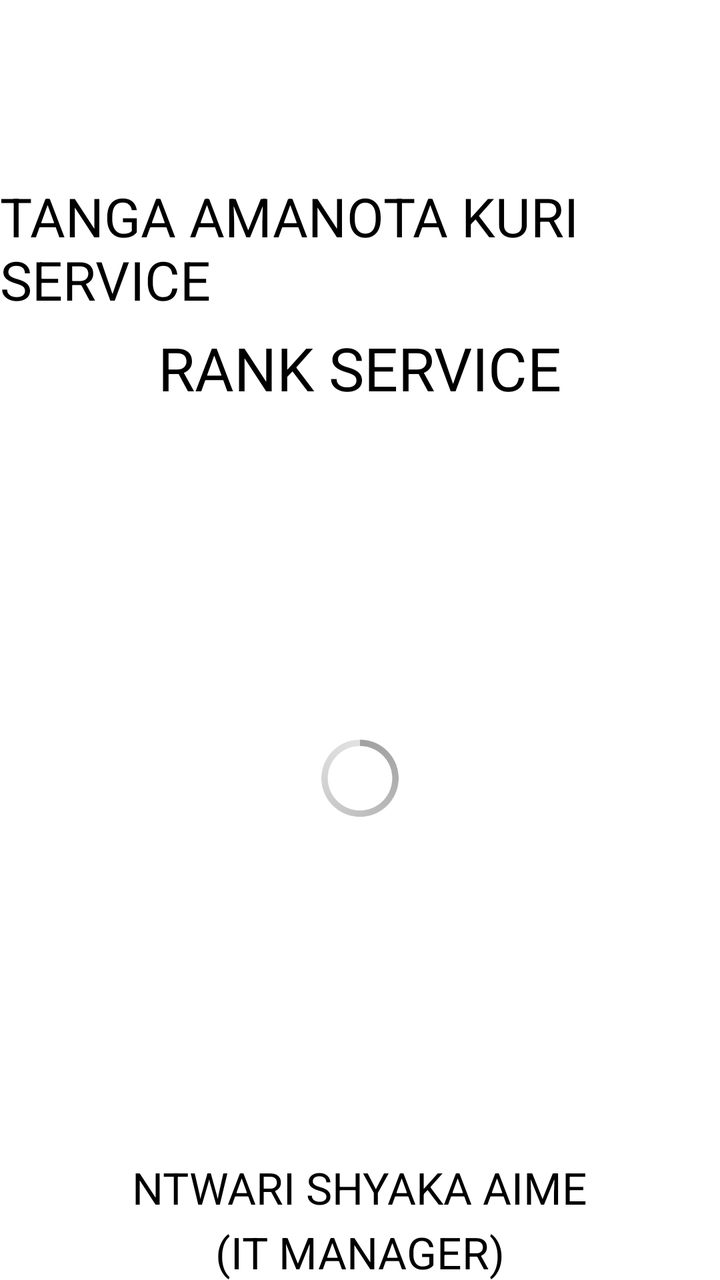
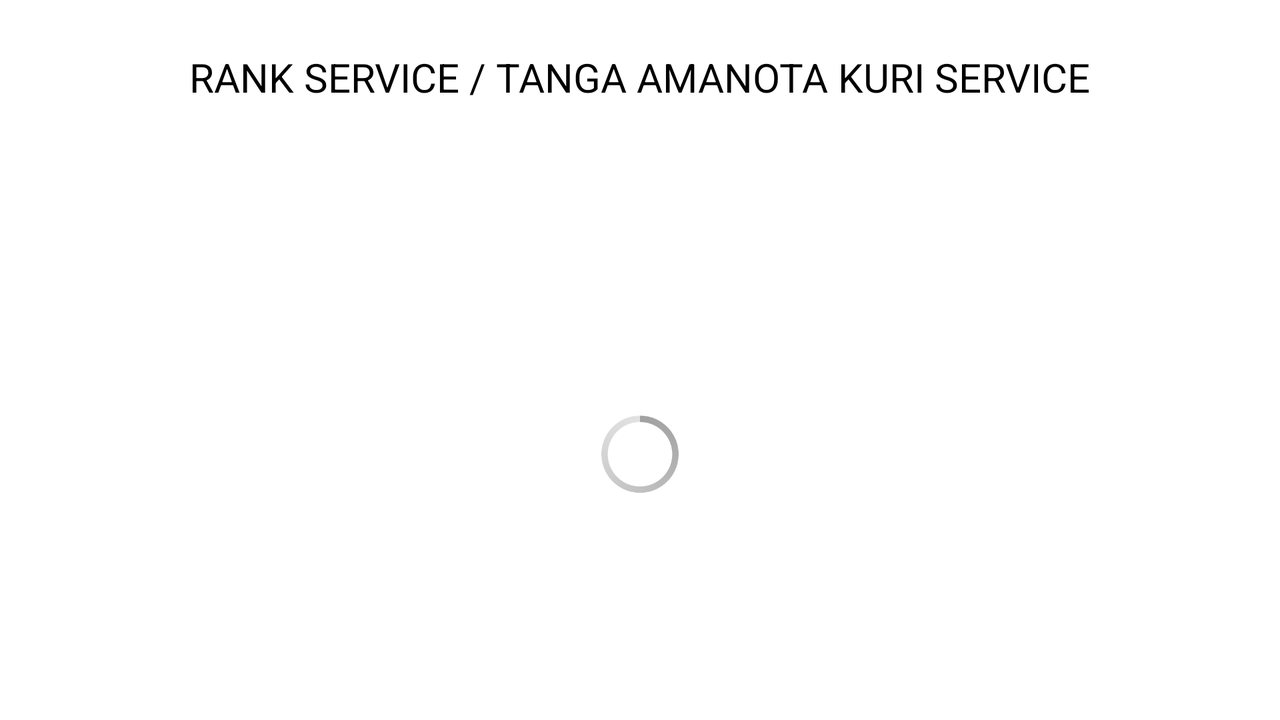

An Android layout and its configuration variant, each rendered on a device that would load it. The default file and the variant file are quoted in full after the pictures.
<!-- AndroidManifest.xml: application theme AppTheme -->
<!-- res/layout/employee_rank_activity.xml -->
<LinearLayout xmlns:android="http://schemas.android.com/apk/res/android"
    android:layout_width="fill_parent"
    android:layout_height="fill_parent"
    android:background="#fff"
    android:orientation="vertical">

    <TextView
        android:id="@+id/tvKinyarwandaTitle"
        android:layout_width="wrap_content"
        android:layout_height="wrap_content"
        android:layout_gravity="center"
        android:layout_marginBottom="5dp"
        android:layout_marginTop="90dp"
        android:text="@string/tanga_amanota_kuri_service"
        android:textColor="#000"
        android:textSize="27sp" />

    <TextView
        android:id="@+id/tvEnglishTitle"
        android:layout_width="wrap_content"
        android:layout_height="wrap_content"
        android:layout_gravity="center"
        android:layout_marginBottom="10dp"
        android:layout_marginTop="1dp"
        android:text="@string/vote_for_service_received"
        android:textColor="#000"
        android:textSize="30sp" />


    <RelativeLayout
        android:layout_width="350dp"
        android:layout_height="350dp"
        android:layout_gravity="center">

        <ImageView
            android:id="@+id/ivEmployeeImage"
            android:layout_width="fill_parent"
            android:layout_height="fill_parent"
            android:layout_centerHorizontal="true"
            android:layout_centerVertical="true" />

        <ProgressBar
            android:id="@+id/progressBar"
            style="?android:attr/progressBarStyleLarge"
            android:layout_width="@dimen/progress_bar_width"
            android:layout_height="@dimen/progress_bar_height"
            android:layout_centerHorizontal="true"
            android:layout_centerVertical="true" />

    </RelativeLayout>

    <TextView
        android:id="@+id/tvEmployeeName"
        android:layout_width="wrap_content"
        android:layout_height="wrap_content"
        android:layout_gravity="center"
        android:textColor="#000"
        android:textSize="22sp"
        android:layout_marginTop="15dp"
        android:text="NTWARI SHYAKA AIME" />

    <TextView
        android:id="@+id/tvEmployeeRole"
        android:layout_width="wrap_content"
        android:layout_height="wrap_content"
        android:layout_gravity="center"
        android:textColor="#000"
        android:textSize="22sp"
        android:layout_marginTop="3dp"
        android:text="(IT MANAGER)" />

    <LinearLayout
        android:layout_width="wrap_content"
        android:layout_height="wrap_content"
        android:layout_gravity="center"
        android:background="#fff"
        android:orientation="horizontal"
        android:layout_marginTop="30dp">

        <LinearLayout
            android:id="@+id/llPoor"
            android:layout_width="@dimen/rank_portrait_width"
            android:layout_height="@dimen/rank_portrait_height"
            android:orientation="vertical"
            android:background="@drawable/bg_poor">

            <TextView
                android:id="@+id/tvPoor"
                style="@style/VoteTextPortrait"
                android:layout_width="wrap_content"
                android:layout_height="wrap_content"
                android:text="@string/poor_rank_text"
                android:layout_gravity="center"
                android:layout_marginTop="@dimen/rank_portrait_first_text_margin_top"


                />

            <TextView
                android:id="@+id/tvNimbi"
                style="@style/VoteTextPortrait"
                android:layout_width="wrap_content"
                android:layout_height="wrap_content"
                android:text="@string/ni_mbi"
                android:layout_gravity="center"
                android:layout_marginTop="@dimen/rank_portrait_second_text_margin_top"

                />


        </LinearLayout>

        <LinearLayout
            android:id="@+id/llAverage"
            android:layout_width="@dimen/rank_portrait_width"
            android:layout_height="@dimen/rank_portrait_height"
            android:orientation="vertical"
            android:background="@drawable/bg_average"
            android:layout_marginLeft="40dp"
            android:layout_marginRight="40dp">

            <TextView
                android:id="@+id/tvAverage"
                style="@style/VoteTextPortrait"
                android:layout_width="wrap_content"
                android:layout_height="wrap_content"
                android:text="@string/average_rank_text"
                android:layout_gravity="center"
                android:layout_marginTop="@dimen/rank_portrait_first_text_margin_top"

                />

            <TextView
                android:id="@+id/tvIragerageza"
                style="@style/VoteTextPortrait"
                android:layout_width="wrap_content"
                android:layout_height="wrap_content"
                android:text="@string/iragerageza"
                android:layout_gravity="center"
                android:layout_marginTop="@dimen/rank_portrait_second_text_margin_top"

                />


        </LinearLayout>


        <LinearLayout
            android:id="@+id/llGood"
            android:layout_width="@dimen/rank_portrait_width"
            android:layout_height="@dimen/rank_portrait_height"
            android:orientation="vertical"
            android:background="@drawable/bg_good">

            <TextView
                android:id="@+id/tvExcellent"
                style="@style/VoteTextPortrait"
                android:layout_width="wrap_content"
                android:layout_height="wrap_content"
                android:text="@string/good_rank_text"
                android:layout_gravity="center"
                android:layout_marginTop="@dimen/rank_portrait_first_text_margin_top"


                />

            <TextView
                android:id="@+id/tvNziza"
                style="@style/VoteTextPortrait"
                android:layout_width="wrap_content"
                android:layout_height="wrap_content"
                android:text="@string/nziza"
                android:layout_gravity="center"
                android:layout_marginTop="@dimen/rank_portrait_second_text_margin_top"

                />


        </LinearLayout>


    </LinearLayout>

</LinearLayout>
<!-- resources referenced by this layout -->
<resources>
  <dimen name="progress_bar_height">50dp</dimen>
  <dimen name="progress_bar_width">50dp</dimen>
  <dimen name="rank_portrait_first_text_margin_top">45dp</dimen>
  <dimen name="rank_portrait_height">155dp</dimen>
  <dimen name="rank_portrait_second_text_margin_top">5dp</dimen>
  <dimen name="rank_portrait_width">155dp</dimen>
  <!-- drawable bg_good (drawable-hdpi) -->
  <?xml version="1.0" encoding="utf-8"?>
  <selector xmlns:android="http://schemas.android.com/apk/res/android">
          
      <item android:state_pressed="true">        
          <shape android:innerRadius="0dp" android:shape="ring" android:thicknessRatio="2.0" android:useLevel="false">
              <stroke android:width="5dp" android:color="#ccc" />
              <solid android:color="#70c656" />
              <size android:height="120dp" android:width="120dp" />
          </shape>   
      </item>
          
      <item>        
          <shape android:innerRadius="0dp" android:shape="ring" android:thicknessRatio="2.0" android:useLevel="false">
              <stroke android:width="5dp" android:color="#ccc" />
              <gradient android:angle="270" android:endColor="#53933f" android:startColor="#70c656" />
              <size android:height="120dp" android:width="120dp" />
          </shape>       
      </item>
  
  </selector>
  <!-- drawable bg_poor (drawable-hdpi) -->
  <?xml version="1.0" encoding="utf-8"?>
  <selector xmlns:android="http://schemas.android.com/apk/res/android">
      <item android:state_pressed="true">
          <shape android:innerRadius="0dp" android:shape="ring" android:thicknessRatio="2.0" android:useLevel="false">
              <stroke android:width="5dp" android:color="#ccc" />
  
              <solid android:color="#ef4444" />
  
              <size android:height="120dp" android:width="120dp" />
  
  
          </shape>
              
      </item>
  
      <item>
  
          <shape android:innerRadius="0dp" android:shape="ring" android:thicknessRatio="2.0" android:useLevel="false">
              <stroke android:width="5dp" android:color="#ccc" />
              <gradient android:angle="270" android:endColor="#992f2f" android:startColor="#ef4444" />
  
              <size android:height="120dp" android:width="120dp" />
  
          </shape>
              
      </item>
  
  </selector>
  <string name="average_rank_text">Average</string>
  <string name="good_rank_text">Good</string>
  <string name="iragerageza">Iragerageza</string>
  <string name="ni_mbi">Ni Mbi</string>
  <string name="nziza">Ni nziza</string>
  <string name="poor_rank_text">Poor</string>
  <string name="tanga_amanota_kuri_service">TANGA AMANOTA KURI SERVICE</string>
  <string name="vote_for_service_received">RANK SERVICE</string>
  <style name="VoteTextPortrait">
          <item name="android:textColor">#ffffff</item>
          <item name="android:gravity">center</item>
          <item name="android:textSize">23sp</item>
          <item name="android:shadowColor">#000000</item>
          <item name="android:shadowDx">1</item>
          <item name="android:shadowDy">1</item>
          <item name="android:shadowRadius">2</item>
      </style>
  <style name="AppTheme" parent="android:Theme.Holo.Light.DarkActionBar">
          
      </style>
</resources>
<!-- res/layout-land/employee_rank_activity.xml (the repository's variant of the layout above) -->
<!-- drawn on the phone turned sideways -->
<LinearLayout xmlns:android="http://schemas.android.com/apk/res/android"
    android:layout_width="fill_parent"
    android:layout_height="fill_parent"
    android:background="#fff"
    android:orientation="vertical">

    <TextView
        android:id="@+id/tvTitle"
        android:layout_width="wrap_content"
        android:layout_height="wrap_content"
        android:layout_gravity="center"
        android:layout_marginTop="25dp"
        android:layout_marginBottom="10dp"
        android:text="@string/tittle"
        android:textColor="#000"
        android:textSize="20sp" />

    <RelativeLayout
        android:layout_width="330dp"
        android:layout_height="330dp"
        android:layout_gravity="center">

        <ImageView
            android:id="@+id/ivEmployeeImage"
            android:layout_width="fill_parent"
            android:layout_height="fill_parent"
            android:layout_gravity="center"
            android:layout_centerHorizontal="true"
            android:layout_centerVertical="true" />

        <ProgressBar
            android:id="@+id/progressBar"
            style="?android:attr/progressBarStyleLarge"
            android:layout_width="@dimen/progress_bar_width"
            android:layout_height="@dimen/progress_bar_height"
            android:layout_centerHorizontal="true"
            android:layout_centerVertical="true" />

    </RelativeLayout>


    <TextView
        android:id="@+id/tvEmployeeName"
        android:layout_width="wrap_content"
        android:layout_height="wrap_content"
        android:layout_gravity="center"
        android:textColor="#000"
        android:textSize="15sp"
        android:text="NTWARI SHYAKA AIME" />

    <TextView
        android:id="@+id/tvEmployeeRole"
        android:layout_width="wrap_content"
        android:layout_height="wrap_content"
        android:layout_gravity="center"
        android:textColor="#000"
        android:textSize="15sp"
        android:text="(IT MANAGER)" />

    <LinearLayout
        android:layout_width="wrap_content"
        android:layout_height="wrap_content"
        android:layout_gravity="center"
        android:background="#fff"
        android:orientation="horizontal"
        android:layout_marginTop="7dp">

        <LinearLayout
            android:id="@+id/llPoor"
            android:layout_width="@dimen/rank_land_width"
            android:layout_height="@dimen/rank_land_height"
            android:orientation="vertical"
            android:background="@drawable/bg_poor">

            <TextView
                android:id="@+id/tvPoor"
                style="@style/VoteTextLand"
                android:layout_width="wrap_content"
                android:layout_height="wrap_content"
                android:text="@string/poor_rank_text"
                android:layout_gravity="center"
                android:layout_marginTop="@dimen/rank_land_first_text_margin_top"

                />

            <TextView
                android:id="@+id/tvNimbi"
                style="@style/VoteTextLand"
                android:layout_width="wrap_content"
                android:layout_height="wrap_content"
                android:text="@string/ni_mbi"
                android:layout_gravity="center"
                android:layout_marginTop="@dimen/rank_land_second_text_margin_top"

                />


        </LinearLayout>

        <LinearLayout
            android:id="@+id/llAverage"
            android:layout_width="@dimen/rank_land_width"
            android:layout_height="@dimen/rank_land_height"
            android:orientation="vertical"
            android:background="@drawable/bg_average"
            android:layout_marginLeft="40dp"
            android:layout_marginRight="40dp">

            <TextView
                android:id="@+id/tvAverage"
                style="@style/VoteTextLand"
                android:layout_width="wrap_content"
                android:layout_height="wrap_content"
                android:text="@string/average_rank_text"
                android:layout_gravity="center"
                android:layout_marginTop="@dimen/rank_land_first_text_margin_top"

                />

            <TextView
                android:id="@+id/tvIragerageza"
                style="@style/VoteTextLand"
                android:layout_width="wrap_content"
                android:layout_height="wrap_content"
                android:text="@string/iragerageza"
                android:layout_gravity="center"
                android:layout_marginTop="@dimen/rank_land_second_text_margin_top"

                />


        </LinearLayout>


        <LinearLayout
            android:id="@+id/llGood"
            android:layout_width="@dimen/rank_land_width"
            android:layout_height="@dimen/rank_land_height"
            android:orientation="vertical"
            android:background="@drawable/bg_good">

            <TextView
                android:id="@+id/tvExcellent"
                style="@style/VoteTextLand"
                android:layout_width="wrap_content"
                android:layout_height="wrap_content"
                android:text="@string/good_rank_text"
                android:layout_gravity="center"
                android:layout_marginTop="@dimen/rank_land_first_text_margin_top"

                />

            <TextView
                android:id="@+id/tvNziza"
                style="@style/VoteTextLand"
                android:layout_width="wrap_content"
                android:layout_height="wrap_content"
                android:text="@string/nziza"
                android:layout_gravity="center"
                android:layout_marginTop="@dimen/rank_land_second_text_margin_top"

                />


        </LinearLayout>


    </LinearLayout>

</LinearLayout>
<!-- resources referenced by the variant -->
<!-- as the phone turned sideways resolves them -->
<resources>
  <dimen name="progress_bar_height">50dp</dimen>
  <dimen name="progress_bar_width">50dp</dimen>
  <dimen name="rank_land_first_text_margin_top">32dp</dimen>
  <dimen name="rank_land_height">130dp</dimen>
  <dimen name="rank_land_second_text_margin_top">5dp</dimen>
  <dimen name="rank_land_width">130dp</dimen>
  <!-- drawable bg_good (drawable-hdpi) -->
  <?xml version="1.0" encoding="utf-8"?>
  <selector xmlns:android="http://schemas.android.com/apk/res/android">
          
      <item android:state_pressed="true">        
          <shape android:innerRadius="0dp" android:shape="ring" android:thicknessRatio="2.0" android:useLevel="false">
              <stroke android:width="5dp" android:color="#ccc" />
              <solid android:color="#70c656" />
              <size android:height="120dp" android:width="120dp" />
          </shape>   
      </item>
          
      <item>        
          <shape android:innerRadius="0dp" android:shape="ring" android:thicknessRatio="2.0" android:useLevel="false">
              <stroke android:width="5dp" android:color="#ccc" />
              <gradient android:angle="270" android:endColor="#53933f" android:startColor="#70c656" />
              <size android:height="120dp" android:width="120dp" />
          </shape>       
      </item>
  
  </selector>
  <!-- drawable bg_poor (drawable-hdpi) -->
  <?xml version="1.0" encoding="utf-8"?>
  <selector xmlns:android="http://schemas.android.com/apk/res/android">
      <item android:state_pressed="true">
          <shape android:innerRadius="0dp" android:shape="ring" android:thicknessRatio="2.0" android:useLevel="false">
              <stroke android:width="5dp" android:color="#ccc" />
  
              <solid android:color="#ef4444" />
  
              <size android:height="120dp" android:width="120dp" />
  
  
          </shape>
              
      </item>
  
      <item>
  
          <shape android:innerRadius="0dp" android:shape="ring" android:thicknessRatio="2.0" android:useLevel="false">
              <stroke android:width="5dp" android:color="#ccc" />
              <gradient android:angle="270" android:endColor="#992f2f" android:startColor="#ef4444" />
  
              <size android:height="120dp" android:width="120dp" />
  
          </shape>
              
      </item>
  
  </selector>
  <string name="average_rank_text">Average</string>
  <string name="good_rank_text">Good</string>
  <string name="iragerageza">Iragerageza</string>
  <string name="ni_mbi">Ni Mbi</string>
  <string name="nziza">Ni nziza</string>
  <string name="poor_rank_text">Poor</string>
  <string name="tittle">RANK SERVICE / TANGA AMANOTA KURI SERVICE</string>
  <style name="VoteTextLand">
          <item name="android:textColor">#ffffff</item>
          <item name="android:gravity">center</item>
          <item name="android:textSize">20sp</item>
          <item name="android:shadowColor">#000000</item>
          <item name="android:shadowDx">1</item>
          <item name="android:shadowDy">1</item>
          <item name="android:shadowRadius">2</item>
      </style>
  <style name="AppTheme" parent="android:Theme.Holo.Light.DarkActionBar">
          
      </style>
</resources>
